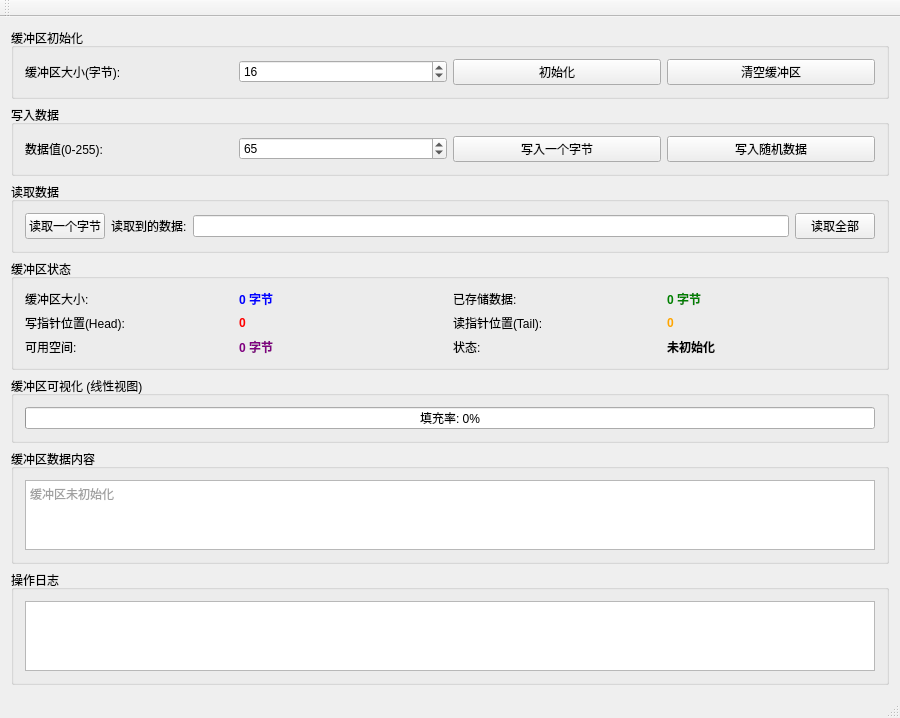
<?xml version="1.0" encoding="UTF-8"?>
<ui version="4.0">
 <class>Circle_poolClass</class>
 <widget class="QMainWindow" name="Circle_poolClass">
  <property name="geometry">
   <rect>
    <x>0</x>
    <y>0</y>
    <width>900</width>
    <height>700</height>
   </rect>
  </property>
  <property name="windowTitle">
   <string>环形缓冲区可视化演示</string>
  </property>
  <widget class="QWidget" name="centralWidget">
   <layout class="QVBoxLayout" name="verticalLayout">
    <item>
     <widget class="QGroupBox" name="groupBox_init">
      <property name="title">
       <string>缓冲区初始化</string>
      </property>
      <layout class="QHBoxLayout" name="horizontalLayout">
       <item>
        <widget class="QLabel" name="label">
         <property name="text">
          <string>缓冲区大小(字节):</string>
         </property>
        </widget>
       </item>
       <item>
        <widget class="QSpinBox" name="spinBox_size">
         <property name="minimum">
          <number>1</number>
         </property>
         <property name="maximum">
          <number>100</number>
         </property>
         <property name="value">
          <number>16</number>
         </property>
        </widget>
       </item>
       <item>
        <widget class="QPushButton" name="btn_init">
         <property name="text">
          <string>初始化</string>
         </property>
        </widget>
       </item>
       <item>
        <widget class="QPushButton" name="btn_clear">
         <property name="text">
          <string>清空缓冲区</string>
         </property>
        </widget>
       </item>
      </layout>
     </widget>
    </item>
    <item>
     <widget class="QGroupBox" name="groupBox_write">
      <property name="title">
       <string>写入数据</string>
      </property>
      <layout class="QHBoxLayout" name="horizontalLayout_2">
       <item>
        <widget class="QLabel" name="label_2">
         <property name="text">
          <string>数据值(0-255):</string>
         </property>
        </widget>
       </item>
       <item>
        <widget class="QSpinBox" name="spinBox_data">
         <property name="minimum">
          <number>0</number>
         </property>
         <property name="maximum">
          <number>255</number>
         </property>
         <property name="value">
          <number>65</number>
         </property>
        </widget>
       </item>
       <item>
        <widget class="QPushButton" name="btn_push">
         <property name="text">
          <string>写入一个字节</string>
         </property>
        </widget>
       </item>
       <item>
        <widget class="QPushButton" name="btn_push_random">
         <property name="text">
          <string>写入随机数据</string>
         </property>
        </widget>
       </item>
      </layout>
     </widget>
    </item>
    <item>
     <widget class="QGroupBox" name="groupBox_read">
      <property name="title">
       <string>读取数据</string>
      </property>
      <layout class="QHBoxLayout" name="horizontalLayout_3">
       <item>
        <widget class="QPushButton" name="btn_pop">
         <property name="text">
          <string>读取一个字节</string>
         </property>
        </widget>
       </item>
       <item>
        <widget class="QLabel" name="label_3">
         <property name="text">
          <string>读取到的数据:</string>
         </property>
        </widget>
       </item>
       <item>
        <widget class="QLineEdit" name="lineEdit_pop">
         <property name="readOnly">
          <bool>true</bool>
         </property>
        </widget>
       </item>
       <item>
        <widget class="QPushButton" name="btn_pop_all">
         <property name="text">
          <string>读取全部</string>
         </property>
        </widget>
       </item>
      </layout>
     </widget>
    </item>
    <item>
     <widget class="QGroupBox" name="groupBox_status">
      <property name="title">
       <string>缓冲区状态</string>
      </property>
      <layout class="QGridLayout" name="gridLayout">
       <item row="0" column="0">
        <widget class="QLabel" name="label_4">
         <property name="text">
          <string>缓冲区大小:</string>
         </property>
        </widget>
       </item>
       <item row="0" column="1">
        <widget class="QLabel" name="label_size">
         <property name="text">
          <string>0 字节</string>
         </property>
         <property name="styleSheet">
          <string notr="true">font-weight: bold; color: blue;</string>
         </property>
        </widget>
       </item>
       <item row="0" column="2">
        <widget class="QLabel" name="label_5">
         <property name="text">
          <string>已存储数据:</string>
         </property>
        </widget>
       </item>
       <item row="0" column="3">
        <widget class="QLabel" name="label_count">
         <property name="text">
          <string>0 字节</string>
         </property>
         <property name="styleSheet">
          <string notr="true">font-weight: bold; color: green;</string>
         </property>
        </widget>
       </item>
       <item row="1" column="0">
        <widget class="QLabel" name="label_6">
         <property name="text">
          <string>写指针位置(Head):</string>
         </property>
        </widget>
       </item>
       <item row="1" column="1">
        <widget class="QLabel" name="label_head">
         <property name="text">
          <string>0</string>
         </property>
         <property name="styleSheet">
          <string notr="true">font-weight: bold; color: red;</string>
         </property>
        </widget>
       </item>
       <item row="1" column="2">
        <widget class="QLabel" name="label_7">
         <property name="text">
          <string>读指针位置(Tail):</string>
         </property>
        </widget>
       </item>
       <item row="1" column="3">
        <widget class="QLabel" name="label_tail">
         <property name="text">
          <string>0</string>
         </property>
         <property name="styleSheet">
          <string notr="true">font-weight: bold; color: orange;</string>
         </property>
        </widget>
       </item>
       <item row="2" column="0">
        <widget class="QLabel" name="label_8">
         <property name="text">
          <string>可用空间:</string>
         </property>
        </widget>
       </item>
       <item row="2" column="1">
        <widget class="QLabel" name="label_free">
         <property name="text">
          <string>0 字节</string>
         </property>
         <property name="styleSheet">
          <string notr="true">font-weight: bold; color: purple;</string>
         </property>
        </widget>
       </item>
       <item row="2" column="2">
        <widget class="QLabel" name="label_9">
         <property name="text">
          <string>状态:</string>
         </property>
        </widget>
       </item>
       <item row="2" column="3">
        <widget class="QLabel" name="label_status">
         <property name="text">
          <string>未初始化</string>
         </property>
         <property name="styleSheet">
          <string notr="true">font-weight: bold;</string>
         </property>
        </widget>
       </item>
      </layout>
     </widget>
    </item>
    <item>
     <widget class="QGroupBox" name="groupBox_visual">
      <property name="title">
       <string>缓冲区可视化 (线性视图)</string>
      </property>
      <layout class="QVBoxLayout" name="verticalLayout_2">
       <item>
        <widget class="QProgressBar" name="progressBar">
         <property name="value">
          <number>0</number>
         </property>
         <property name="textVisible">
          <bool>true</bool>
         </property>
         <property name="format">
          <string>填充率: %p%</string>
         </property>
        </widget>
       </item>
      </layout>
     </widget>
    </item>
    <item>
     <widget class="QGroupBox" name="groupBox_data">
      <property name="title">
       <string>缓冲区数据内容</string>
      </property>
      <layout class="QVBoxLayout" name="verticalLayout_3">
       <item>
        <widget class="QTextEdit" name="textEdit_data">
         <property name="readOnly">
          <bool>true</bool>
         </property>
         <property name="html">
          <string>&lt;!DOCTYPE HTML PUBLIC &quot;-//W3C//DTD HTML 4.0//EN&quot; &quot;http://www.w3.org/TR/REC-html40/strict.dtd&quot;&gt;
&lt;html&gt;&lt;head&gt;&lt;meta name=&quot;qrichtext&quot; content=&quot;1&quot; /&gt;&lt;style type=&quot;text/css&quot;&gt;
p, li { white-space: pre-wrap; }
&lt;/style&gt;&lt;/head&gt;&lt;body style=&quot; font-family:'SimSun'; font-size:9pt; font-weight:400; font-style:normal;&quot;&gt;
&lt;p style=&quot; margin-top:0px; margin-bottom:0px; margin-left:0px; margin-right:0px; -qt-block-indent:0; text-indent:0px;&quot;&gt;&lt;span style=&quot; color:#a0a0a0;&quot;&gt;缓冲区未初始化&lt;/span&gt;&lt;/p&gt;&lt;/body&gt;&lt;/html&gt;</string>
         </property>
        </widget>
       </item>
      </layout>
     </widget>
    </item>
    <item>
     <widget class="QGroupBox" name="groupBox_log">
      <property name="title">
       <string>操作日志</string>
      </property>
      <layout class="QVBoxLayout" name="verticalLayout_4">
       <item>
        <widget class="QTextEdit" name="textEdit_log">
         <property name="readOnly">
          <bool>true</bool>
         </property>
        </widget>
       </item>
      </layout>
     </widget>
    </item>
   </layout>
  </widget>
  <widget class="QMenuBar" name="menuBar">
   <property name="geometry">
    <rect>
     <x>0</x>
     <y>0</y>
     <width>900</width>
     <height>21</height>
    </rect>
   </property>
  </widget>
  <widget class="QToolBar" name="mainToolBar">
   <attribute name="toolBarArea">
    <enum>TopToolBarArea</enum>
   </attribute>
   <attribute name="toolBarBreak">
    <bool>false</bool>
   </attribute>
  </widget>
  <widget class="QStatusBar" name="statusBar"/>
 </widget>
 <layoutdefault spacing="6" margin="11"/>
 <resources>
  <include location="Circle_pool.qrc"/>
 </resources>
 <connections/>
</ui>
